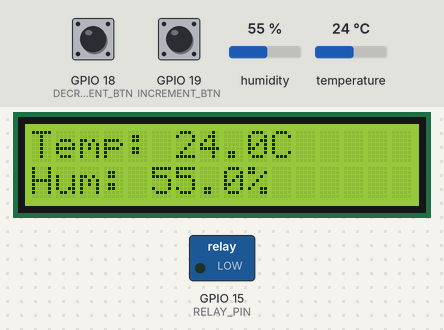
A sketch run on a simulated ESP32. Parts: 16×2 character LCD, switched loads named in the sketch (green lamp = pin HIGH). The test bench sets the inputs (shaded band); at power-on: humidity 55 %, temperature 24 °C, GPIO 18 (DECREMENT_BTN) HIGH, GPIO 19 (INCREMENT_BTN) HIGH.

Above: at 3.2 s.
3.3 s: humidity set to 22 %
At 3.8 s:
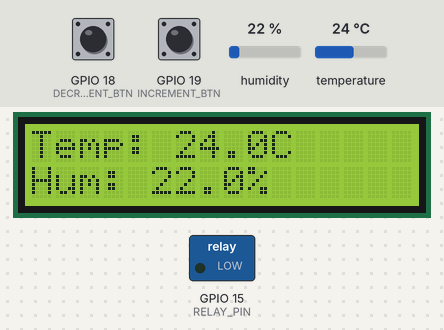
4.8 s: temperature set to 12 °C
At 5.5 s:
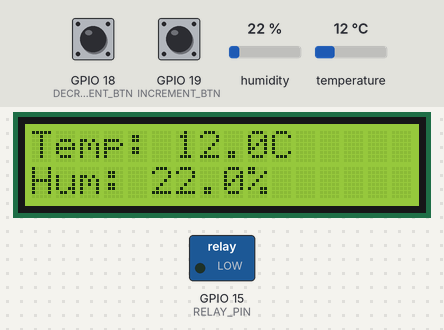
10.0 s: humidity set to 40 %
At 10.6 s:
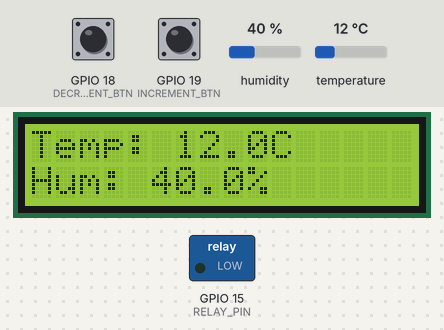
11.7 s: temperature set to 19 °C
At 12.3 s:
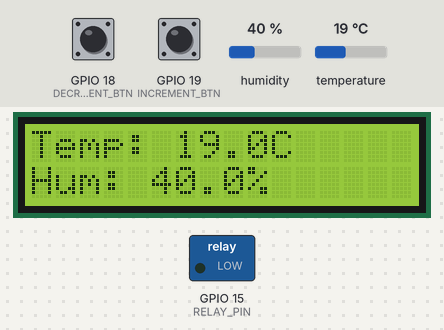
Timing chart, 0 to 14.3 s (numbered marks = the images above; inputs shaded):
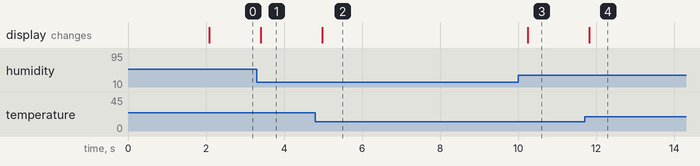

Measured:
- after the input at 3.3 s, the display: changes after 0.10 s (image 1)
- after the input at 4.8 s, the display: changes after 0.18 s (image 2)
- after the input at 10.0 s, the display: changes after 0.24 s (image 3)
- after the input at 11.7 s, the display: changes after 0.12 s (image 4)

The sketch:

lcd-test.ino
```cpp
#include <LiquidCrystal.h>
#include <DHT22.h>

// Define LCD pin connections
const int RS = 21, EN = 22, D4 = 14, D5 = 27, D6 = 26, D7 = 25,
  DHT_PIN = 4,
  RELAY_PIN = 15,
  INCREMENT_BTN = 19,
  DECREMENT_BTN = 18,
  MODE_BTN = 5,
  SAVE_BTN = 17;

int minTemp = 0, maxTemp = 0, mode = 0;

unsigned long lastDebounceTime[4] = {0, 0, 0, 0};
const unsigned long debounceDelay = 200;

float temperature = 0.00, humidity = 0.00;

DHT22 dht22(DHT_PIN);
LiquidCrystal lcd(RS, EN, D4, D5, D6, D7);

void setup() {
  lcd.begin(16, 2);
  lcd.setCursor(0, 0);
  lcd.print("ESP32 Initialized");

  pinMode(RELAY_PIN, OUTPUT);
  pinMode(INCREMENT_BTN, INPUT_PULLUP);
  pinMode(DECREMENT_BTN, INPUT_PULLUP);
  pinMode(MODE_BTN, INPUT_PULLUP);
  pinMode(SAVE_BTN, INPUT_PULLUP);

  digitalWrite(RELAY_PIN, LOW);

  Serial.begin(115200); // For debugging
  delay(2000);
  lcd.clear();
}

void loop() {
  // Measure temperature & humidity
  temperature = dht22.getTemperature();
  humidity = dht22.getHumidity();

  // Print on LCD
  printTempHumidity();

  // Handle button presses
  manageIncrDecrBtn();

  delay(250);
}

void printTempHumidity() {
  lcd.setCursor(0, 0);
  lcd.print("Temp: ");
  lcd.print(temperature, 1);
  lcd.print("C ");

  lcd.setCursor(0, 1);
  lcd.print("Hum: ");
  lcd.print(humidity, 1);
  lcd.print("% ");
}

void manageIncrDecrBtn() {
  switch (mode) {
    case 0:
      if (pushing(INCREMENT_BTN, 0)) {
        minTemp++;
        Serial.println("Increment Min Temp");
      }
      if (pushing(DECREMENT_BTN, 1)) {
        minTemp--;
        Serial.println("Decrement Min Temp");
      }
      break;
    case 1:
      if (pushing(INCREMENT_BTN, 0)) {
        maxTemp++;
        Serial.println("Increment Max Temp");
      }
      if (pushing(DECREMENT_BTN, 1)) {
        maxTemp--;
        Serial.println("Decrement Max Temp");
      }
      break;
    default:
      break;
  }
}

bool pushing(int btnPin, int btnIndex) {
  static int lastState[4] = {HIGH, HIGH, HIGH, HIGH};
  int currentState = digitalRead(btnPin);

  if (currentState == LOW && lastState[btnIndex] == HIGH &&
      (millis() - lastDebounceTime[btnIndex] > debounceDelay)) {
    lastDebounceTime[btnIndex] = millis();
    lastState[btnIndex] = currentState;
    return true;
  }

  lastState[btnIndex] = currentState;
  return false;
}
```

seed-incubator.ino
```cpp

```
